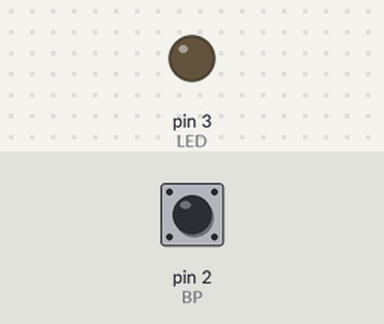
Recording of a sketch running on a simulated Arduino Uno, built with avr-gcc and run on an emulated ATmega328P. Parts: output pins drawn as LEDs (lit = HIGH). Dashed ring = blinking. Inputs (shaded band) come from the test bench; at power-on: pin 2 (BP) HIGH.

Above: at 1.2 s.
1.3 s: pin 2 (BP) pulled LOW for 1 s
At 1.67 s:
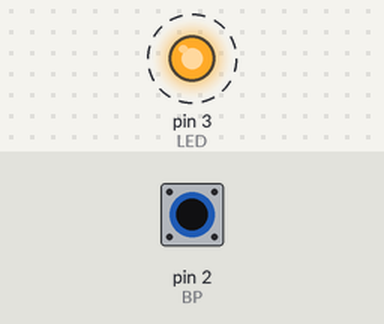
3.8 s: pin 2 (BP) pulled LOW for 0.15 s
At 5.1 s:
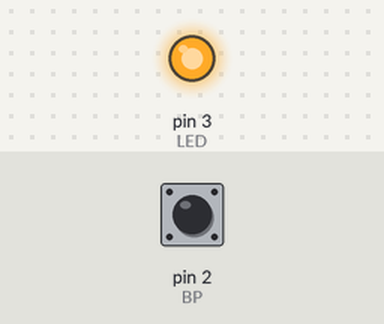
5.5 s: pin 2 (BP) pulled LOW for 3.2 s
At 9.9 s:
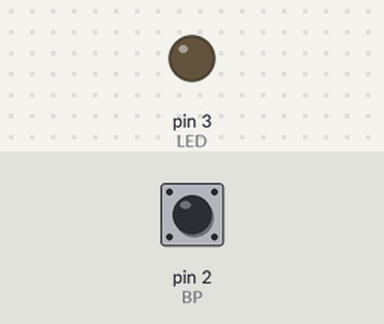
Timing chart, 0 to 11.4 s (numbered marks = the images above; inputs shaded):
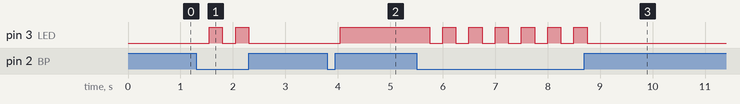

Measured:
- after the input at 1.3 s, pin 3 (LED): alternates HIGH for 0.25 s and LOW for 0.25 s, 4 changes in all, then stays LOW, starting after 0.25 s
- after the input at 3.8 s, pin 3 (LED): LOW → HIGH after 0.25 s
- after the input at 5.5 s, pin 3 (LED): alternates HIGH for 0.25 s and LOW for 0.25 s, 13 changes in all, then stays LOW, starting after 0.25 s

The sketch:

inverter_led.ino
```cpp
const int APPUI=0;
const int LED=3;
const int BP=2;

int etatLED=0;

void setup() {

  pinMode(LED,OUTPUT);
  pinMode(BP,INPUT);
  digitalWrite(BP,HIGH);

}

void loop() {

  if(digitalRead(BP)==APPUI) {
    if(etatLED==0) etatLED=1;else etatLED=0;
    delay(250);

  }

  if(etatLED==1) {
    digitalWrite(LED,HIGH);
  }
  else digitalWrite(LED,LOW);

}
```
